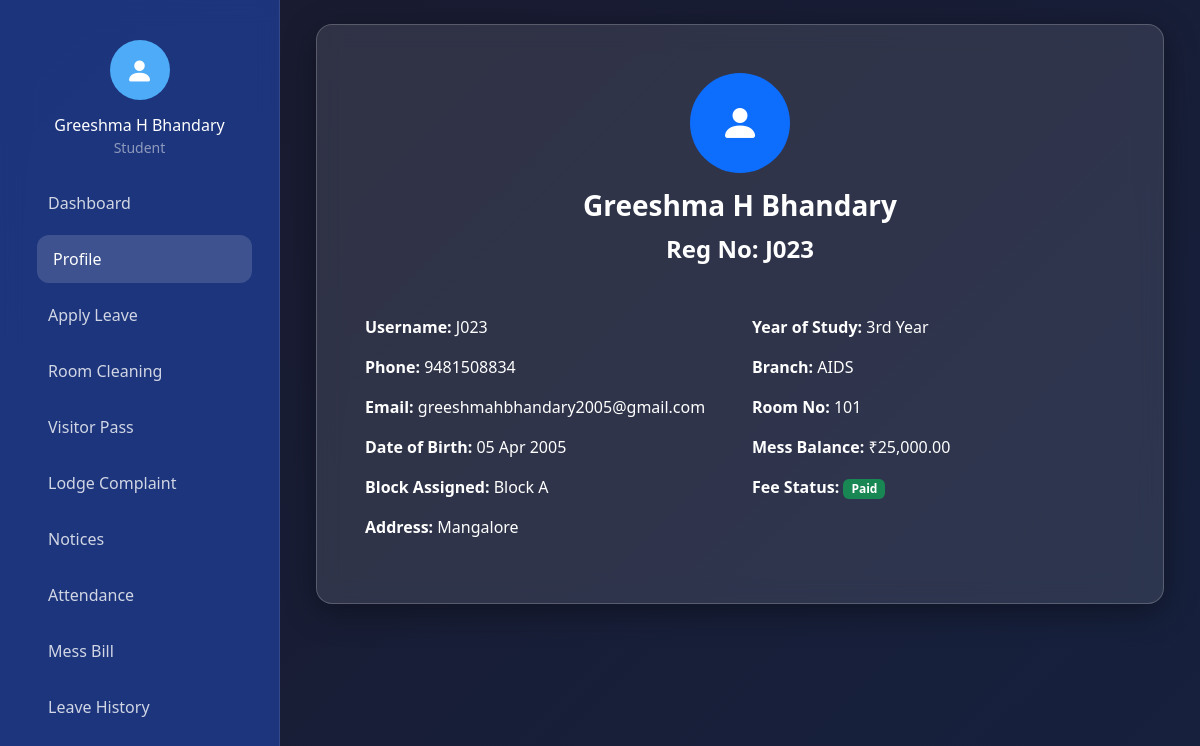
/dashboards/student.php?section=profile (signed in), run on the app's committed database.
### tables this page shows
CREATE TABLE `students` (
  `id` int(11) NOT NULL,
  `user_id` int(11) NOT NULL,
  `name` varchar(100) NOT NULL,
  `phone` varchar(15) DEFAULT NULL,
  `email` varchar(100) DEFAULT NULL,
  `dob` date DEFAULT NULL,
  `address` text DEFAULT NULL,
  `register_no` varchar(20) NOT NULL,
  `room_no` varchar(10) DEFAULT NULL,
  `block` varchar(10) DEFAULT NULL,
  `year` varchar(10) DEFAULT NULL,
  `branch` varchar(50) DEFAULT NULL,
  `mess_balance` decimal(10,2) DEFAULT 25000.00,
  `fee_status` enum('paid','not_paid') DEFAULT 'not_paid',
  `fee_paid_by` int(11) DEFAULT NULL,
  `fee_paid_at` datetime DEFAULT NULL,
  `semester_mess_balance` decimal(10,2) DEFAULT 25000.00,
  `semester_rent` decimal(10,2) DEFAULT 50000.00
);

CREATE TABLE `users` (
  `id` int(11) NOT NULL,
  `username` varchar(50) NOT NULL,
  `password` varchar(255) NOT NULL,
  `role` enum('student','warden','office') NOT NULL,
  `first_login` tinyint(1) DEFAULT 1,
  `created_at` timestamp NOT NULL DEFAULT current_timestamp(),
  `security_question` varchar(255) DEFAULT 'What is your mother''s maiden name?',
  `security_answer` varchar(255) DEFAULT NULL
);

### dashboards/student.php (the view, shortened to what this page needs)
<?php
include '../includes/db.php';
$stmt = $pdo->prepare("
    SELECT s.*, u.username
    FROM students s
    JOIN users u ON s.user_id = u.id
    WHERE s.user_id = ?
");
$stmt->execute([$_SESSION['user_id']]);
$student = $stmt->fetch();
$active_section = $_GET['section'] ?? 'dashboard';
function url_with_section($section = null, $extra = []) {
    $params = $extra;
    if ($section !== null) {
        $params['section'] = $section;
    } elseif (isset($_GET['section'])) {
        $params['section'] = $_GET['section'];
    }
    return $params ? '?' . http_build_query($params) : '?';
}
?>
<!DOCTYPE html>
<html lang="en">
<head>
    <link href="https://cdn.jsdelivr.net/npm/bootstrap@5.3.3/dist/css/bootstrap.min.css" rel="stylesheet">
    <link href="https://cdn.jsdelivr.net/npm/bootstrap-icons@1.11.3/font/bootstrap-icons.min.css" rel="stylesheet">
    <link rel="stylesheet" href="../assets/css/style.css">
</head>
<body class="dashboard-bg">
<div class="sidebar">
    <div class="p-3 text-center">
        <div class="logo-circle mx-auto mb-3">
            <i class="bi bi-person-fill text-white fs-3"></i>
        </div>
        <h6 class="text-white mb-0"><?= htmlspecialchars($student['name']) ?></h6>
        <small class="text-white-50">Student</small>
    </div>
    <div class="nav-container">
        <ul class="nav flex-column">
            <li class="nav-item">
                <a href="?" class="nav-link <?= $active_section=='dashboard'?'active':'' ?>" data-section="dashboard">
                    Dashboard
                </a>
            </li>
            <li class="nav-item"><a href="<?= url_with_section('profile') ?>" class="nav-link <?= $active_section=='profile'?'active':'' ?>" data-section="profile">Profile</a></li>
            <li class="nav-item"><a href="<?= url_with_section('leave') ?>" class="nav-link <?= $active_section=='leave'?'active':'' ?>" data-section="leave">Apply Leave</a></li>
            <li class="nav-item"><a href="<?= url_with_section('cleaning') ?>" class="nav-link <?= $active_section=='cleaning'?'active':'' ?>" data-section="cleaning">Room Cleaning</a></li>
            <li class="nav-item"><a href="<?= url_with_section('visitor') ?>" class="nav-link <?= $active_section=='visitor'?'active':'' ?>" data-section="visitor">Visitor Pass</a></li>
            <li class="nav-item"><a href="<?= url_with_section('complaint') ?>" class="nav-link <?= $active_section=='complaint'?'active':'' ?>" data-section="complaint">Lodge Complaint</a></li>
            <li class="nav-item"><a href="<?= url_with_section('notices') ?>" class="nav-link <?= $active_section=='notices'?'active':'' ?>" data-section="notices">Notices</a></li>
            <li class="nav-item"><a href="<?= url_with_section('attendance') ?>" class="nav-link <?= $active_section=='attendance'?'active':'' ?>" data-section="attendance">Attendance</a></li>
            <li class="nav-item"><a href="<?= url_with_section('messbill') ?>" class="nav-link <?= $active_section=='messbill'?'active':'' ?>" data-section="messbill">Mess Bill</a></li>
            <li class="nav-item"><a href="<?= url_with_section('leavehistory') ?>" class="nav-link <?= $active_section=='leavehistory'?'active':'' ?>" data-section="leavehistory">Leave History</a></li>
        </ul>
    </div>
</div>
<div class="main-content p-4">
    <div class="container-fluid">
        <div id="profile" class="content-section <?= $active_section=='profile'?'active':'' ?>"
            style="display: <?= $active_section=='profile'?'block':'none' ?>;">
            <div class="glass-card p-5 rounded-4">
                <div class="text-center mb-4">
                    <div class="icon-circle bg-primary mx-auto" style="width:100px; height:100px;">
                        <i class="bi bi-person-fill text-white fs-1"></i>
                    </div>
                    <h3 class="text-white mt-3 fw-bold"><?= htmlspecialchars($student['name']) ?></h3>
                    <p class="text-white fw-bold fs-4">Reg No: <?= htmlspecialchars($student['register_no']) ?></p>
                </div>
                <div class="row g-4 text-white mt-4">
                    <div class="col-md-6">
                        <p><strong>Username:</strong> <?= htmlspecialchars($student['username']) ?></p>
                        <p><strong>Phone:</strong> <?= htmlspecialchars($student['phone'] ?? 'Not set') ?></p>
                        <p><strong>Email:</strong> <?= htmlspecialchars($student['email'] ?? 'Not set') ?></p>
                        <p><strong>Date of Birth:</strong> <?= $student['dob'] ? date('d M Y', strtotime($student['dob'])) : 'Not set' ?></p>
                        <p><strong>Block Assigned:</strong> Block <?= $student['block'] ?></p>
                        <p><strong>Address: </strong><?= nl2br(htmlspecialchars($student['address'] ?? 'Not updated')) ?>
                        </p>
                    </div>
                    <div class="col-md-6">
                        <p><strong>Year of Study:</strong> <?= htmlspecialchars($student['year'] ?? 'Not set') ?></p>
                        <p><strong>Branch:</strong> <?= htmlspecialchars($student['branch'] ?? 'Not set') ?></p>
                        <p><strong>Room No:</strong> <?= $student['room_no'] ?? 'Not Assigned' ?></p>
                        <p><strong>Mess Balance:</strong> <span class="text-white ">₹<?= number_format($student['semester_mess_balance'], 2) ?></span></p>
                        <p><strong>Fee Status:</strong>
                            <span class="badge bg-<?= $student['fee_status']=='paid'?'success':'danger' ?> small px-2 py-1">
                                <?= ucfirst($student['fee_status']) ?>
                            </span>
                        </p>
                    </div>
                </div>
            </div>
        </div>
    </div>
</div>
</body>
</html>

### assets/css/style.css (style rules this page uses)
.glass-card { background: rgba(255, 255, 255, 0.08); backdrop-filter: blur(14px); -webkit-backdrop-filter: blur(14px); border: 1px solid rgba(255, 255, 255, 0.15); border-radius: 20px; box-shadow: 0 8px 32px rgba(0, 0, 0, 0.37); }
.dashboard-bg { background: linear-gradient(135deg, #1a1a2e, #16213e); min-height: 100vh; color: white; }
.sidebar { position: fixed; top: 0; left: 0; width: 280px; height: 100vh; background: rgba(30, 58, 138, 0.8); backdrop-filter: blur(10px); padding: 1.5rem 1rem; border-right: 1px solid rgba(255,255,255,0.1); z-index: 1000; }
.logo-circle { width: 60px; height: 60px; background: #4dabf7; border-radius: 50%; display: flex; align-items: center; justify-content: center; }
.nav-link { color: rgba(255,255,255,0.8); padding: 0.75rem 1rem; border-radius: 12px; margin: 0.3rem 0; transition: all 0.3s; display: flex; align-items: center; }
.nav-link:hover, .nav-link.active { background: rgba(255,255,255,0.15); color: white; transform: translateX(5px); }
.main-content { margin-left: 280px; padding: 2rem; }
.welcome-card, .service-card, .glass-card { background: rgba(255, 255, 255, 0.1); backdrop-filter: blur(12px); border: 1px solid rgba(255, 255, 255, 0.2); border-radius: 18px; transition: transform 0.3s; }
.icon-circle { width: 60px; height: 60px; border-radius: 50%; display: flex; align-items: center; justify-content: center; }
.sidebar .nav-container { flex: 1; overflow-y: auto; padding: 0 1rem; -ms-overflow-style: none; scrollbar-width: none; }
.sidebar { position: fixed; top: 0; left: 0; width: 280px; height: 100vh; background: rgba(30, 58, 138, 0.85); backdrop-filter: blur(12px); border-right: 1px solid rgba(255,255,255,0.1); display: flex; flex-direction: column; z-index: 1000; }
.sidebar .nav-link { color: rgba(255,255,255,0.8); padding: 0.75rem 1rem; border-radius: 12px; margin: 0.25rem 0; transition: all 0.3s; display: flex; align-items: center; }
.sidebar .nav-link:hover, .sidebar .nav-link.active { background: rgba(255,255,255,0.15); color: white; transform: translateX(5px); }
.main-content { margin-left: 280px; min-height: 100vh; }
.content-section { display: none; }
.content-section.active { display: block; }

### data on the page
students: name "Greeshma H Bhandary", register_no "J023", user.username "J023", phone "9481508834", email "greeshmahbhandary2005@gmail.com", dob "05 Apr 2005", block "A", address "Mangalore", year "3rd Year", branch "AIDS", room_no "101", semester_mess_balance "25,000.00", fee_status "Paid"
